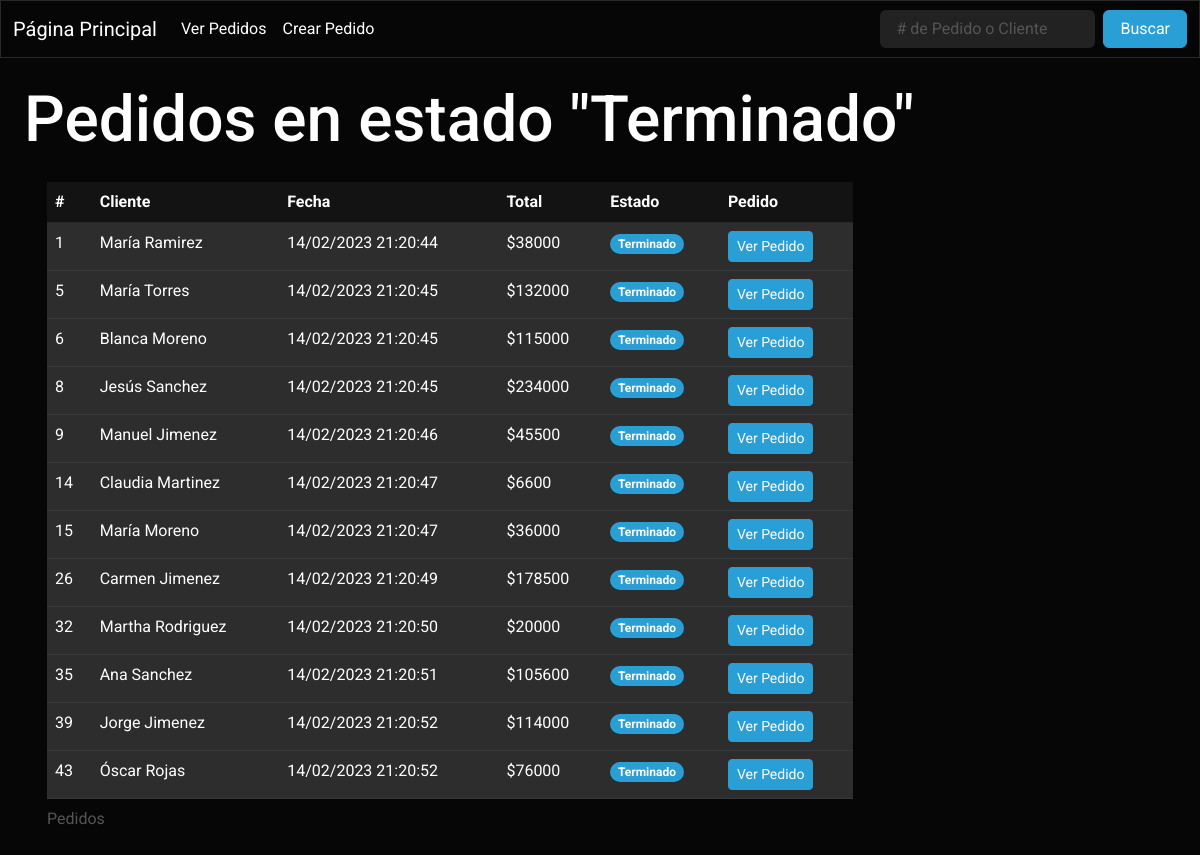
Screenshot of /estado/Terminado with the database file from the repository.
### tables this page shows
CREATE TABLE "Pedidos" ( -- Tabla que almacena los pedidos
    id INTEGER PRIMARY KEY AUTOINCREMENT NOT NULL, 
    cliente VARCHAR(255) NOT NULL,
    fecha VARCHAR(255) NOT NULL,
    total INT NOT NULL,
    estado TEXT NOT NULL,
    pedido TEXT NOT NULL
);

### app.py (the view)
@app.route('/estado/<estado>') # Ruta que muestra todos los pedidos que se encuentran en un estado indicado.
def verEstado(estado):
    query = f'SELECT * FROM Pedidos WHERE estado = "{estado}"' # Solicitud a realizar.
    pedidosDB = consultarQuery(query) # Ejecutar una solicitud SQL, guardar el resultado en una variable.
    if pedidosDB: # Sí la consulta arroja resultados.
        datos = {'titulo': f'Pedidos en estado "{estado}"'} # Datos a mostrar en la página.
        return render_template('pedidos.html', datos=datos, pedidosDB=pedidosDB) # Devuelve la plantilla html y una variable con los pedidos.
    else: # Sí la consulta no arroja resultados.
        flash(['No se han encontrado pedidos con el estado ', f'{estado}'], 'Rojo') # Se envía un mensaje, la categoría del mensaje y un dato a la próxima página en mostrarse.
        return redirect(url_for('index')) # Se redirige al usuario a la ruta '/'.

### app.py (called while the page is built)
def crearCursor(database): # Genera un objeto cursor a traves de una base de datos.
    conn = None
    try: # Intenta conectarse a la base de datos.
        conn = sql.connect(database) # Establece conexión con la base de datos, y en caso de no existir, la crea.
    except sql.Error as error: # En caso de no lograr conectar a la DB mostrará el error por pantalla.
        print(error)
    finally: # En caso de lograr conectar, generará el objeto cursor y lo devolverá a traves de return.
        if conn:
            cursor = conn.cursor()
            return cursor, conn # Devuelve el objeto cursor y el objeto conn para cerrar la conexión a la base de datos al final.

def consultarQuery(query): # Función que realiza una consulta tomando como argumento una query SQL.
    cursor, conn = crearCursor(database) # Creando cursor y conexión con la base de datos.
    cursor.execute(query) # Ejecutar una solicitud con el cursor.
    respuesta = cursor.fetchall() # Se vuelcan los datos en una variable.
    conn.commit() # Aplicar cambios.
    conn.close() # Cerrar conexión.
    return respuesta # Se devuelven los datos recolectados.

### templates/pedidos.html (shortened to what this page needs)
{% extends "navbar.html" %}
{% block content %}
<div id="pagina">
    <h1>{{ datos['titulo'] }}</h1>
    <table class="table table-hover" id="tabla">
        <caption>Pedidos</caption>
        <thead>
            <tr>
                <th scope="col">#</th>
                <th scope="col">Cliente</th>
                <th scope="col">Fecha</th>
                <th scope="col">Total</th>
                <th scope="col">Estado</th>
                <th scope="col">Pedido</th>
            </tr>
        </thead>
        <tbody>
            {% for pedido in pedidosDB %}
            <tr class="table-light">
                <td>{{ pedido[0] }}</td>
                <td>{{ pedido[1] }}</td>
                <td>{{ pedido[2] }}</td>
                <td>${{ pedido[3] }}</td>
                {% if pedido[4] == 'Pendiente': %}
                <td><span class="badge rounded-pill bg-danger">{{ pedido[4] }}</span></td>
                {% elif pedido[4] == 'En Producción': %}
                <td><span class="badge rounded-pill bg-warning">{{ pedido[4] }}</span></td>
                {% elif pedido[4] == 'Terminado': %}
                <td><span class="badge rounded-pill bg-primary">{{ pedido[4] }}</span></td>
                {% elif pedido[4] == 'Entregado': %}
                <td><span class="badge rounded-pill bg-success">{{ pedido[4] }}</span></td>
                {% else: %}
                <td><span class="badge rounded-pill bg-dark">{{ pedido[4] }}</span></td>
                {% endif %}
                <td><a href="{{url_for('verPedido', id=pedido[0])}}" class="btn btn-primary btn-sm">Ver Pedido</a></td>
            </tr>
            {% endfor %}
        </tbody>
    </table>
</div>
{% endblock %}

### static/css/main.css (style rules this page uses)
body { font-family: system-ui, -apple-system, BlinkMacSystemFont, 'Segoe UI', Roboto, Oxygen, Ubuntu, Cantarell, 'Open Sans', 'Helvetica Neue', sans-serif; background-color: black; color: white; }
a { text-decoration: none !important; }
#pagina { margin: 2%; }
#tabla { margin: 2%; max-width: 70%; }

### rows the page displays
Pedidos: id "1", cliente "María Ramirez", fecha "14/02/2023 21:20:44", total "38000", estado "Terminado"
Pedidos: id "5", cliente "María Torres", fecha "14/02/2023 21:20:45", total "132000", estado "Terminado"
Pedidos: id "6", cliente "Blanca Moreno", fecha "14/02/2023 21:20:45", total "115000", estado "Terminado"
Pedidos: id "8", cliente "Jesús Sanchez", fecha "14/02/2023 21:20:45", total "234000", estado "Terminado"
Pedidos: id "9", cliente "Manuel Jimenez", fecha "14/02/2023 21:20:46", total "45500", estado "Terminado"
Pedidos: id "14", cliente "Claudia Martinez", fecha "14/02/2023 21:20:47", total "6600", estado "Terminado"
Pedidos: id "15", cliente "María Moreno", fecha "14/02/2023 21:20:47", total "36000", estado "Terminado"
Pedidos: id "26", cliente "Carmen Jimenez", fecha "14/02/2023 21:20:49", total "178500", estado "Terminado"
Pedidos: id "32", cliente "Martha Rodriguez", fecha "14/02/2023 21:20:50", total "20000", estado "Terminado"
Pedidos: id "35", cliente "Ana Sanchez", fecha "14/02/2023 21:20:51", total "105600", estado "Terminado"
Pedidos: id "39", cliente "Jorge Jimenez", fecha "14/02/2023 21:20:52", total "114000", estado "Terminado"
Pedidos: id "43", cliente "Óscar Rojas", fecha "14/02/2023 21:20:52", total "76000", estado "Terminado"

### other values shown
{{ datos['titulo'] }} "Pedidos en estado \"Terminado\""
